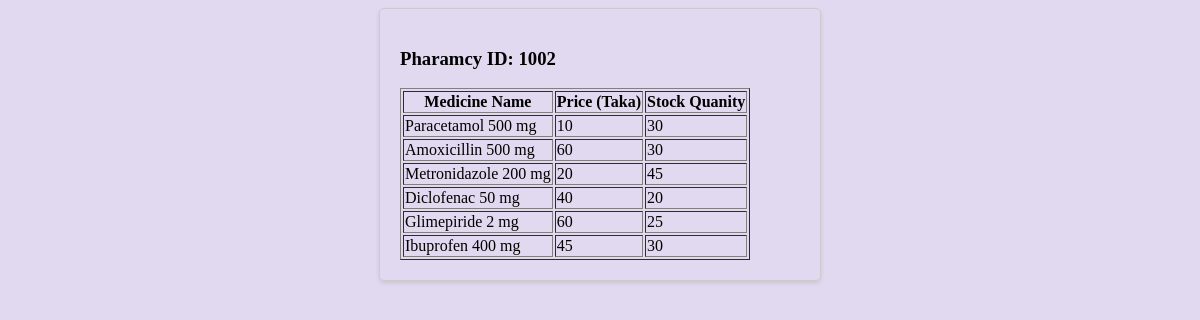
Page /individual_pharmacy.php?store_ID=1002 (signed in) on the committed database.
### tables this page shows
CREATE TABLE `medicine_list` (
  `drug_ID` int(11) NOT NULL,
  `medicine_name` varchar(100) NOT NULL,
  `price` int(11) NOT NULL
);

CREATE TABLE `pharmacy_stores_medicine` (
  `store_ID` int(11) NOT NULL,
  `drug_ID` int(11) NOT NULL,
  `stock` int(11) NOT NULL
);

### individual_pharmacy.php (the view, shortened to what this page needs)
<?php
$servername = "localhost";
$db_username = "root";
$db_password = "";
$dbname = "pharma_hub";
$conn = new mysqli($servername, $db_username, $db_password, $dbname);
?>
<HTML>
<BODY>
	<div class="phppot-container">
</BODY>
<body>
	<div class ="container">
		<?php
		if(isset($_GET["store_ID"]))
		{
			$store_ID = mysqli_real_escape_string($conn, $_GET['store_ID']);
			$query = "SELECT  medicine_list.medicine_name, medicine_list.price, pharmacy_stores_medicine.stock, pharmacy.name FROM
			((medicine_list INNER JOIN pharmacy_stores_medicine ON pharmacy_stores_medicine.drug_ID = medicine_list.drug_ID) INNER JOIN
			 pharmacy ON pharmacy_stores_medicine.store_ID = pharmacy.store_ID) WHERE pharmacy_stores_medicine.store_ID = '$store_ID' ";
			$query_run = mysqli_query($conn, $query);
			if(mysqli_num_rows($query_run) > 0)
			{
				echo "<h3>Pharamcy ID: $store_ID</h3>";
				echo "<table border='1'>
					<tr>
						<th>Medicine Name</th>
						<th>Price (Taka)</th>
						<th>Stock Quanity</th>
					</tr>";
				while($row = mysqli_fetch_array($query_run))
				{
					echo "<tr>
							<td>".$row['medicine_name']."</td>
							<td>".$row['price']."</td>
							<td>".$row['stock']."</td>
						</tr>";
				}
				?>
				<?php
			}
			else
			{
				echo "No Medicine Found";
			}
		}
		?>
	</div>
</BODY>

### individual_pharmacy.php (style rules this page uses)
.container { width: 400px; margin: 0 auto; padding: 20px; border: 1px solid #ccc; border-radius: 5px; box-shadow: 0 2px 4px rgba(0, 0, 0, 0.1); }
body { background-image: url("images/home.jpeg"); background-color: #E0D9F0; background-repeat: no-repeat; background-size: cover; }

### rows in the picture
medicine_list: medicine_name "Paracetamol 500 mg", price "10", pharmacy_stores_medicine.stock "30"
medicine_list: medicine_name "Amoxicillin 500 mg", price "60", pharmacy_stores_medicine.stock "30"
medicine_list: medicine_name "Metronidazole 200 mg", price "20", pharmacy_stores_medicine.stock "45"
medicine_list: medicine_name "Diclofenac 50 mg", price "40", pharmacy_stores_medicine.stock "20"
medicine_list: medicine_name "Glimepiride 2 mg", price "60", pharmacy_stores_medicine.stock "25"
medicine_list: medicine_name "Ibuprofen 400 mg", price "45", pharmacy_stores_medicine.stock "30"

### other values in the picture
$store_ID "1002"
